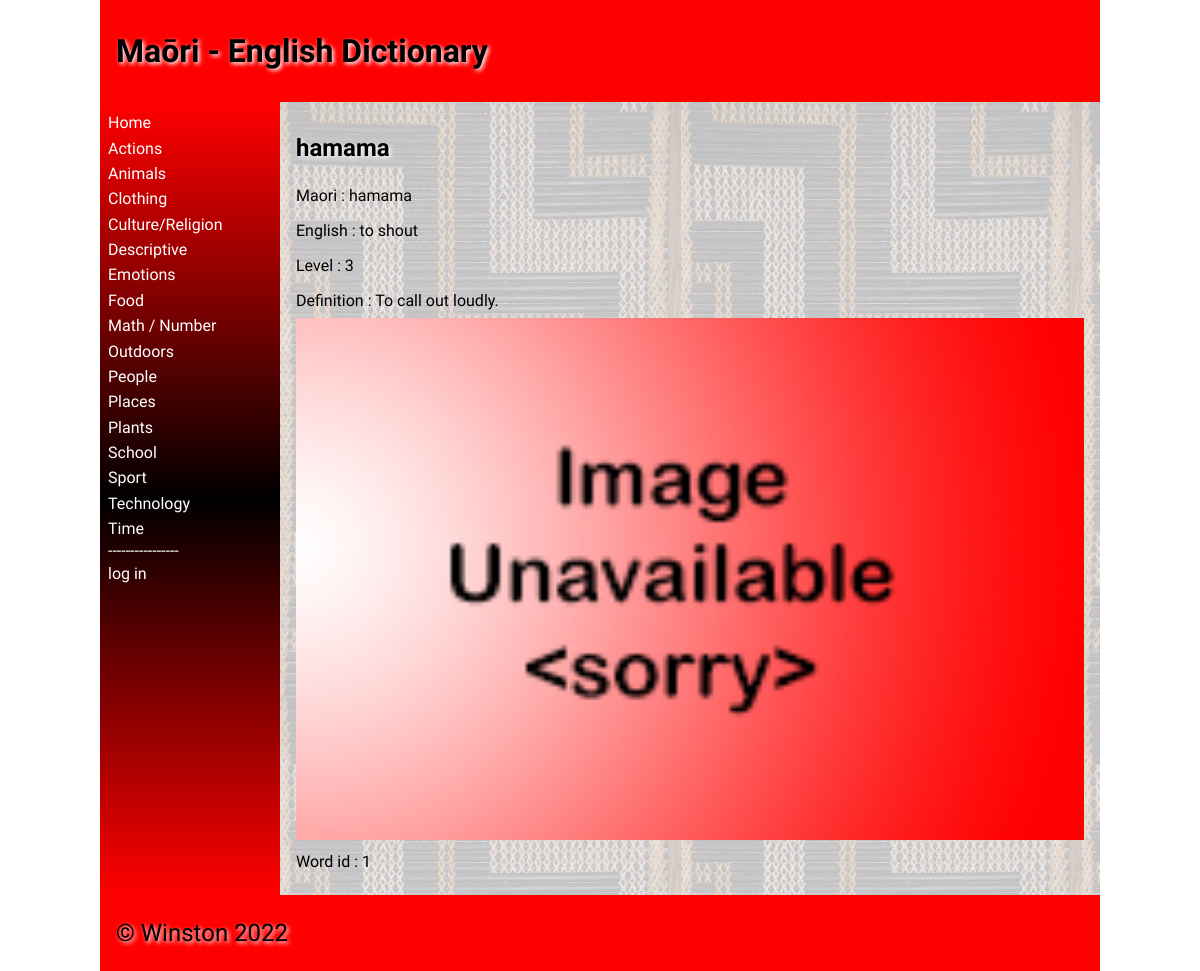
The app's page /word/1 with its own data.
### tables this page shows
CREATE TABLE category
(
	id integer
		constraint category_pk
			primary key autoincrement,
	category varchar(30)
);

CREATE TABLE "wordbank"
(
    id             integer
        constraint wordbank_pk
            primary key autoincrement,
    maori          varchar(30),
    english        varchar(30),
    categories     integer
        references category
            on delete cascade,
    definition     varchar(200),
    level          integer,
    image          varchar(30),
    date           datetime,
    user           integer
        references login,
    last_modify_by int
        references login,
    editted_date   datetime
);

### app.py (the view, shortened to what this page needs)
@app.route('/word/<word_id>', methods=['POST', 'GET'])
def word_page(word_id):  # rendering the word pages
    error = request.args.get('error')  # gets error data from url
    confirmation = str(request.args.get('confirmation'))  # gets confirmation data from url
    wordbank = wordbank_list()
    try:   # checks if there is a word page
        word_id = int(word_id)
    except ValueError:  # returns them to home if there isn't
        print("{} is not an integer".format(word_id))
        return redirect("/")
    if real_page(wordbank_list(), word_id, 0):  # checks if it is a real page
        return redirect('/')
    for word in wordbank:  # finds the word's category id
        if word[0] == word_id:
            category_id = word[3]
    if error is None:
        error = ""
    return render_template("word.html", wordlist=wordbank_list(), categories=categories(), word_id=word_id,
                           logged_in=is_logged_in(), username=username(), confirmation=confirmation,
                           is_admin=is_admin(), error=error, category_id=category_id)

### app.py (called while the page is built)
def create_connection(db_file):  # creates the general function to connect to the database
    try:
        connection = sqlite3.connect(db_file)
        connection.execute('pragma foreign_keys=ON')
        return connection
    except Error as error:
        print(error)
    return None

def is_logged_in():  # creates the function to show if someone is logged in
    if session.get('email') is None:
        print("not logged in ")
        return False
    else:
        print("logged in")
        return True

def is_admin():  # creates the function to show if someone has admin rights
    if session.get('admin') != 1:
        print("denied")
        return False
    else:
        return True

def categories():  # queries category and id columns into a list
    con = create_connection(DATABASE)
    query = "SELECT category,id FROM category ORDER BY category ASC"
    cur = con.cursor()
    cur.execute(query)
    category_list = cur.fetchall()
    con.close()
    return category_list

def username():  # queries id,firstname and lastname columns into a list
    con = create_connection(DATABASE)
    query = "SELECT id,firstname,lastname FROM login"
    cur = con.cursor()
    cur.execute(query)
    username = cur.fetchall()
    print(username)
    con.close()
    return username

def wordbank_list():  # queries all the columns into a list
    con = create_connection(DATABASE)
    query = "SELECT * FROM wordbank ORDER BY maori ASC"
    cur = con.cursor()
    cur.execute(query, )
    wordbank_list = cur.fetchall()
    con.close()
    return wordbank_list

def real_page(list, id, id_postsition):  # checks if the page is a real page
    for i in list:
        if i[id_postsition] == id:
            break
    else:
        return True

### templates/word.html (shortened to what this page needs)
{% extends 'base.html' %}
{% block heading %}Maōri - English Dictionary{% endblock %}
{% block main %}
    {% for wordbank in wordlist %}
            {%  if wordbank[0] == word_id %}
                <h2>{{ wordbank[1] }}</h2>
            {% endif %}
    {% endfor %}
    <div>
        {% for wordbank in wordlist %}
            {%  if wordbank[0] == word_id %}
                <p> Maori : {{ wordbank[1] }}</p>
                <p> English : {{ wordbank[2] }}</p>
                <p> Level : {{ wordbank[5] }}</p>
                <p> Definition : {{ wordbank[4] }}</p>
                <img src = "/static/images/{{ wordbank[6] }}">
                <p> Word id : {{ wordbank[0] }}</p>
    </div>
            {% endif %}
        {% endfor %}
{% endblock %}

### templates/base.html (shortened to what this page needs)
<!doctype html>
<html lang="en">
<head>
	<link href="{{ url_for('static', filename='css/style.css') }}" rel="stylesheet">
</head>
<body>
	<div id="container">
		<header>
			<h1>{% block heading %}{% endblock %}</h1>
		</header>
		<nav>
			<ul>
                <li><a href="\">Home</a></li>
                {% for category in categories %}
                    <li><a href="/category/{{ category[1] }}">{{ category[0] }}</a></li>
                {% endfor %}
                <div class = 'seperator'> ---------------- </div>
                {% if logged_in %}
                     <li><a href = "/logout">log out</a></li>
                {% else %}
                    <li><a href = "/login">log in</a></li>
                {% endif %}
			</ul>
		</nav>
		<main>
            {% block main%}{% endblock %}
        </main>
		<footer>
			<p>
				&copy; Winston 2022
			</p>
		</footer>
	</div>
</body>
</html>

### static/css/style.css (style rules this page uses)
* { font-family: Comfortaa, sans-serif; margin: 0; padding: 0; box-sizing: border-box; }
#container { display: grid; grid-template-columns: 75px auto; grid-template-areas: 'nav header' 'main main' 'footer footer'; }
.seperator { color: white; }
header { grid-area: header; background-color: #f00; padding: 1rem; }
nav { grid-area: nav; }
main { grid-area: main; padding: 1rem; background-color: #edd; }
h1, h2, h3, h4 { padding: 1rem 0; font-family: 'Suez One', serif; color: #000; text-shadow: 2px 2px 4px #fff; }
p { padding: 0.5rem 0; }
a { color: #222; }
img { width: 100%; }
footer { grid-area: footer; padding: 1rem; background-color: #f00; }
footer p { color: #000; text-shadow: 2px 2px 4px #fff; font-size: 1.5rem; }
@media only screen and (min-width: 768px) { #container { grid-template-columns: 180px auto; grid-template-areas: 'header header' 'nav main' 'footer footer'; } }
@media only screen and (min-width: 768px) { nav { background: linear-gradient(180deg, rgba(255,0,0,1) 0%, rgba(0, 0, 0, 1) 50%, rgba(255,0,0,1) 100%); padding: 0.5rem; } }
@media only screen and (min-width: 768px) { nav ul { list-style: none; } }
@media only screen and (min-width: 768px) { nav li { padding: 0.2rem 0; } }
@media only screen and (min-width: 768px) { nav a { color: #fff; text-decoration: none; } }
@media only screen and (min-width: 768px) { main { background-image: url("../images/poutama.jpg"); } }
@media only screen and (min-width: 1000px) { #container { width: 1000px; margin: auto; } }

### records on screen
category: category "Actions"
category: category "Animals"
category: category "Clothing"
category: category "Culture/Religion"
category: category "Descriptive"
category: category "Emotions"
category: category "Food"
category: category "Math / Number"
category: category "Outdoors"
category: category "People"
category: category "Places"
category: category "Plants"
category: category "School"
category: category "Sport"
category: category "Technology"
category: category "Time"
wordbank: maori "hamama", english "to shout", level "3", definition "To call out loudly.", image (placeholder picture), id "1"
